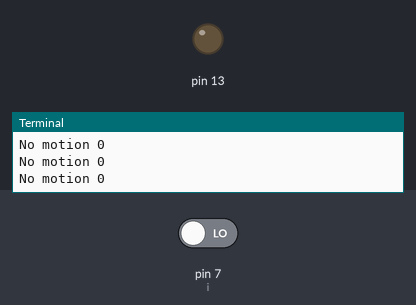
The program below on a simulated Raspberry Pi (header pin numbers). Parts: output pins drawn as LEDs (lit = HIGH), the last lines printed to the terminal. The test bench sets the inputs (shaded band); at power-on: pin 7 (i) LOW.

Above: at 1.2 s.
1.3 s: pin 7 (i) driven HIGH
At 2.0 s:
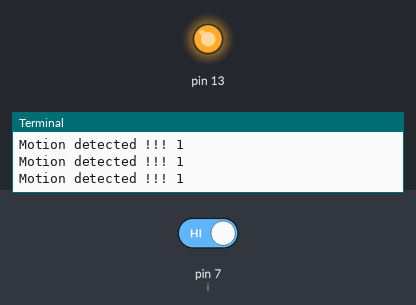
2.8 s: pin 7 (i) driven LOW
At 3.2 s:
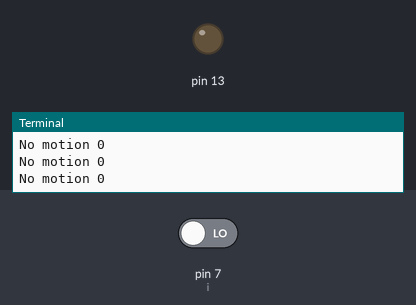
Timing chart, 0 to 5.8 s (numbered marks = the images above; inputs shaded):
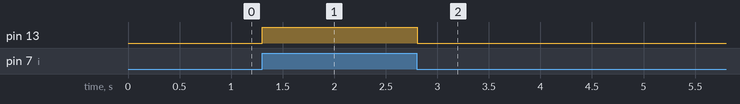

The program:

motion.py
```python
import RPi.GPIO as GPIO
import time

GPIO.setwarnings(False)

GPIO.setmode(GPIO.BOARD)	#Use physical pin numbering

GPIO.setup(7, GPIO.IN)         #Read output from PIR motion sensor
GPIO.setup(13, GPIO.OUT)        #for any output tool (led,buzzer)

while True:
    i=GPIO.input(7)
    if i==0:                 #When output from motion sensor is LOW
        print("No motion",i)
        GPIO.output(13, GPIO.LOW)  #Turn OFF output tool
        time.sleep(0.1)
    elif i==1:               #When output from motion sensor is HIGH
        print ("Motion detected !!!",i)
        GPIO.output(13, GPIO.HIGH)  #Turn ON output tool
        time.sleep(0.1)
GPIO.cleanup()
```

Measured:
- after the input at 1.3 s, pin 13: LOW → HIGH at once
- after the input at 2.8 s, pin 13: HIGH → LOW at once
